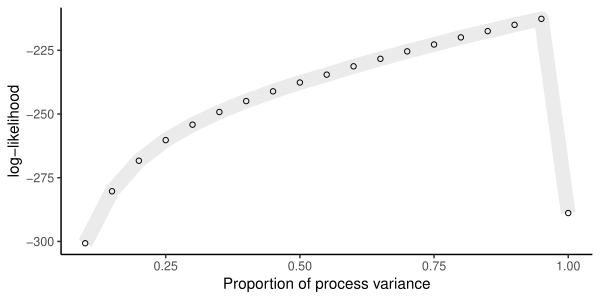

Recreate this plot in R.
library(dplyr)
library(ggplot2); theme_set(theme_bw())

load("../sim/compare_likelihood_lognormal.rda")

tsir_likelihood <- tsirlist %>%
	lapply(function(x) data.frame(
		amount=1,
		logLik=logLik(x$glmfit),
		type="conditional",
		alpha=x$alpha
	)) %>%
	bind_rows

likelihood_data <- liklist %>%
	bind_rows

tsir_max <- tsir_likelihood %>%
	filter(logLik==max(logLik))

likd <- likelihood_data %>%
	group_by(amount) %>%
	filter(logLik==max(logLik)) %>%
	bind_rows(tsir_max) %>%
	filter(amount >= 0.1)

g1 <- ggplot(likd) +
	geom_line(aes(amount, logLik), lwd=5, col="grey", alpha=0.3) +
	geom_point(aes(amount, logLik), shape=1) +
	scale_x_continuous("Proportion of process variance") +
	scale_y_continuous("log-likelihood") +
	theme(
		panel.border = element_blank(),
		panel.grid = element_blank(),
		axis.line = element_line()
	)

ggsave("process.pdf", g1, width=6, height=3)
